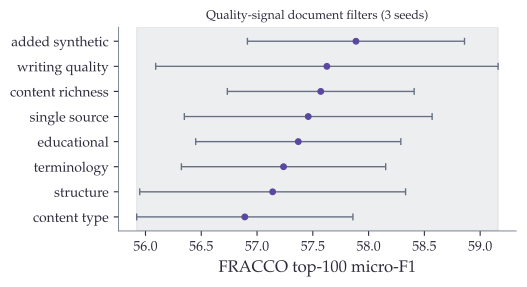

Write the Python code that produced this figure.
"""
quality_ablation_flat.py — appendix figure for the pre-detour negative result.

Each point is one quality-signal document filter applied before the CLM decay,
scored on FRACCO ICD-coding (top-100, micro-F1, mean +/- std over 3 seeds). The
band is the spread of the points: every filter lands inside it, so filtering by a
quality signal does not move downstream coding. Data read from the run JSONs in
~/dev/colm/ModernBERT/outputs/quality-ablation/.

Run:
  uv run --with matplotlib python plots/appendix/quality_ablation_flat.py
"""
import glob
import json
import os
import sys

import matplotlib.pyplot as plt

sys.path.insert(0, os.path.dirname(os.path.dirname(os.path.abspath(__file__))))
from thesis_style import COLORS, apply_style

SRC = os.path.expanduser("~/dev/colm/ModernBERT/outputs/quality-ablation")
LABELS = {
    "synth20": "added synthetic", "writ7": "writing quality", "cont7": "content richness",
    "only": "single source", "edu7": "educational", "term7": "terminology",
    "fw15": "structure", "ct-filter": "content type",
}

rows = []
for f in glob.glob(os.path.join(SRC, "decay-clm-mc-bio-*-1B.json")):
    var = os.path.basename(f)[len("decay-clm-mc-bio-"):-len("-1B.json")]
    ag = json.load(open(f))["aggregated"]["eval"]["multilabel"]
    node = ag["fracco_icd_doc_top100"][f"decay-clm-mc-bio-{var}-1B"]
    rows.append((LABELS.get(var, var),
                 node["metrics_mean"]["f1_micro"] * 100,
                 node["metrics_std"]["f1_micro"] * 100))
rows.sort(key=lambda r: r[1])
labels, means, stds = zip(*rows)
y = range(len(rows))

apply_style()
fig, ax = plt.subplots(figsize=(5.4, 3.0))
lo = min(m - s for m, s in zip(means, stds))
hi = max(m + s for m, s in zip(means, stds))
ax.axvspan(lo, hi, color=COLORS["neutral"], alpha=0.12, zorder=0)
ax.errorbar(means, list(y), xerr=stds, fmt="o", color=COLORS["primary_dark"],
            ecolor=COLORS["neutral"], elinewidth=1, capsize=2.5, markersize=4, zorder=3)
ax.set_yticks(list(y))
ax.set_yticklabels(labels)
ax.set_xlabel("FRACCO top-100 micro-F1")
ax.set_title("Quality-signal document filters (3 seeds)", fontsize=9)
ax.margins(y=0.08)

fig.tight_layout()
out = os.path.join(os.path.dirname(os.path.abspath(__file__)), "quality_ablation_flat.pdf")
fig.savefig(out, bbox_inches="tight")
print(f"wrote {out}; spread = {hi-lo:.2f} pp")
